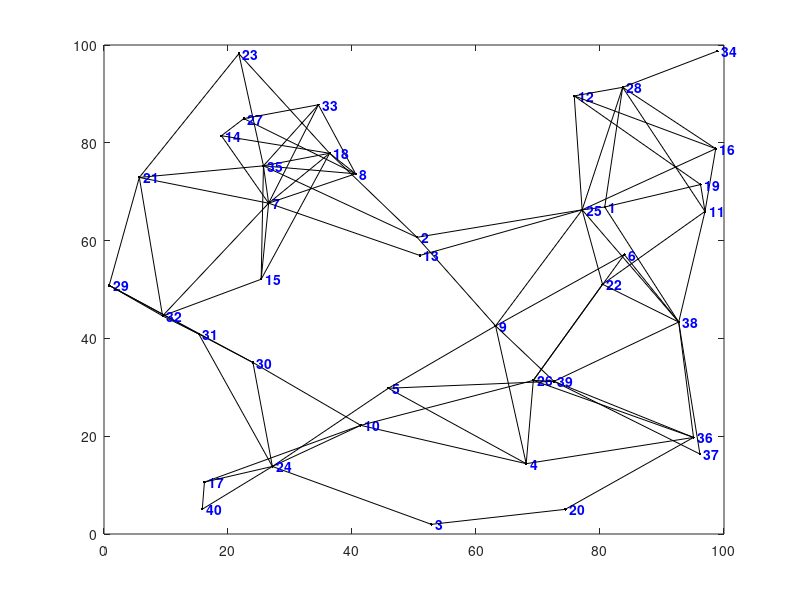

Recreate this plot in MATLAB. (Note: this script raises an error after producing the figure.)
function [dist,path] = dijkstra(nodes,segments,start_id,finish_id)
%DIJKSTRA Calculates the shortest distance and path between points on a map
%   using Dijkstra's Shortest Path Algorithm
% 
% [DIST, PATH] = DIJKSTRA(NODES, SEGMENTS, SID, FID)
%   Calculates the shortest distance and path between start and finish nodes SID and FID
% 
% [DIST, PATH] = DIJKSTRA(NODES, SEGMENTS, SID)
%   Calculates the shortest distances and paths from the starting node SID to all
%     other nodes in the map
% 
% Note:
%     DIJKSTRA is set up so that an example is created if no inputs are provided,
%       but ignores the example and just processes the inputs if they are given.
% 
% Inputs:
%     NODES should be an Nx3 or Nx4 matrix with the format [ID X Y] or [ID X Y Z]
%       where ID is an integer, and X, Y, Z are cartesian position coordinates)
%     SEGMENTS should be an Mx3 matrix with the format [ID N1 N2]
%       where ID is an integer, and N1, N2 correspond to node IDs from NODES list
%       such that there is an [undirected] edge/segment between node N1 and node N2
%     SID should be an integer in the node ID list corresponding with the starting node
%     FID (optional) should be an integer in the node ID list corresponding with the finish
% 
% Outputs:
%     DIST is the shortest Euclidean distance
%       If FID was specified, DIST will be a 1x1 double representing the shortest
%         Euclidean distance between SID and FID along the map segments. DIST will have
%         a value of INF if there are no segments connecting SID and FID.
%       If FID was not specified, DIST will be a 1xN vector representing the shortest
%         Euclidean distance between SID and all other nodes on the map. DIST will have
%         a value of INF for any nodes that cannot be reached along segments of the map.
%     PATH is a list of nodes containing the shortest route
%       If FID was specified, PATH will be a 1xP vector of node IDs from SID to FID.
%         NAN will be returned if there are no segments connecting SID to FID.
%       If FID was not specified, PATH will be a 1xN cell of vectors representing the
%         shortest route from SID to all other nodes on the map. PATH will have a value
%         of NAN for any nodes that cannot be reached along the segments of the map.
% 
% Example:
%     dijkstra; % calculates shortest path and distance between two nodes
%               % on a map of randomly generated nodes and segments
% 
% Example:
%     nodes = [(1:10); 100*rand(2,10)]';
%     segments = [(1:17); floor(1:0.5:9); ceil(2:0.5:10)]';
%     figure; plot(nodes(:,2), nodes(:,3),'k.');
%     hold on;
%     for s = 1:17
%         if (s <= 10) text(nodes(s,2),nodes(s,3),[' ' num2str(s)]); end
%         plot(nodes(segments(s,2:3)',2),nodes(segments(s,2:3)',3),'k');
%     end
%     [d, p] = dijkstra(nodes, segments, 1, 10)
%     for n = 2:length(p)
%         plot(nodes(p(n-1:n),2),nodes(p(n-1:n),3),'r-.','linewidth',2);
%     end
%     hold off;
% 
% Author: Joseph Kirk
% Email: jdkirk630 at gmail dot com
% Release: 1.3
% Release Date: 5/18/07
if (nargin < 3) % SETUP
    % (GENERATE RANDOM EXAMPLE OF NODES AND SEGMENTS IF NOT GIVEN AS INPUTS)
    % Create a random set of nodes/vertices,and connect some of them with
    % edges/segments. Then graph the resulting map.
    num_nodes = 40; L = 100; max_seg_length = 30; ids = (1:num_nodes)';
    nodes = [ids L*rand(num_nodes,2)]; % create random nodes
    h = figure; plot(nodes(:,2),nodes(:,3),'k.') % plot the nodes
    text(nodes(num_nodes,2),nodes(num_nodes,3),...
        [' ' num2str(ids(num_nodes))],'Color','b','FontWeight','b')
    hold on
    num_segs = 0; segments = zeros(num_nodes*(num_nodes-1)/2,3);
    for i = 1:num_nodes-1 % create edges between some of the nodes
        text(nodes(i,2),nodes(i,3),[' ' num2str(ids(i))],'Color','b','FontWeight','b')
        for j = i+1:num_nodes
            d = sqrt(sum((nodes(i,2:3) - nodes(j,2:3)).^2));
            if and(d < max_seg_length,rand < 0.6)
                plot([nodes(i,2) nodes(j,2)],[nodes(i,3) nodes(j,3)],'k.-')
                % add this link to the segments list
                num_segs = num_segs + 1;
                segments(num_segs,:) = [num_segs nodes(i,1) nodes(j,1)];
            end
        end
    end
    segments(num_segs+1:num_nodes*(num_nodes-1)/2,:) = [];
    axis([0 L 0 L])
    % Calculate Shortest Path Using Dijkstra's Algorithm
    % Get random starting/ending nodes,compute the shortest distance and path.
    start_id = ceil(num_nodes*rand); disp(['start id = ' num2str(start_id)]);
    finish_id = ceil(num_nodes*rand); disp(['finish id = ' num2str(finish_id)]);
    [distance,path] = dijkstra(nodes,segments,start_id,finish_id);
    disp(['distance = ' num2str(distance)]); disp(['path = [' num2str(path) ']']);
    % If a Shortest Path exists,Plot it on the Map.
    figure(h)
    for k = 2:length(path)
        m = find(nodes(:,1) == path(k-1));
        n = find(nodes(:,1) == path(k));
        plot([nodes(m,2) nodes(n,2)],[nodes(m,3) nodes(n,3)],'ro-','LineWidth',2);
    end
    title(['Shortest Distance from ' num2str(start_id) ' to ' ...
        num2str(finish_id) ' = ' num2str(distance)])
    hold off
    
else %--------------------------------------------------------------------------
    % MAIN FUNCTION - DIJKSTRA'S ALGORITHM
    
    % initializations
    node_ids = nodes(:,1);
    [num_map_pts,cols] = size(nodes);
    table = sparse(num_map_pts,2);
    shortest_distance = Inf(num_map_pts,1);
    settled = zeros(num_map_pts,1);
    path = num2cell(NaN(num_map_pts,1));
    col = 2;
    pidx = find(start_id == node_ids);
    shortest_distance(pidx) = 0;
    table(pidx,col) = 0;
    settled(pidx) = 1;
    path(pidx) = {start_id};
    if (nargin < 4) % compute shortest path for all nodes
        while_cmd = 'sum(~settled) > 0';
    else % terminate algorithm early
        while_cmd = 'settled(zz) == 0';
        zz = find(finish_id == node_ids);
    end
    while eval(while_cmd)
        % update the table
        table(:,col-1) = table(:,col);
        table(pidx,col) = 0;
        % find neighboring nodes in the segments list
        neighbor_ids = [segments(node_ids(pidx) == segments(:,2),3);
            segments(node_ids(pidx) == segments(:,3),2)];
        % calculate the distances to the neighboring nodes and keep track of the paths
        for k = 1:length(neighbor_ids)
            cidx = find(neighbor_ids(k) == node_ids);
            if ~settled(cidx)
                d = sqrt(sum((nodes(pidx,2:cols) - nodes(cidx,2:cols)).^2));
                if (table(cidx,col-1) == 0) || ...
                        (table(cidx,col-1) > (table(pidx,col-1) + d))
                    table(cidx,col) = table(pidx,col-1) + d;
                    tmp_path = path(pidx);
                    path(cidx) = {[tmp_path{1} neighbor_ids(k)]};
                else
                    table(cidx,col) = table(cidx,col-1);
                end
            end
        end
        % find the minimum non-zero value in the table and save it
        nidx = find(table(:,col));
        ndx = find(table(nidx,col) == min(table(nidx,col)));
        if isempty(ndx)
            break
        else
            pidx = nidx(ndx(1));
            shortest_distance(pidx) = table(pidx,col);
            settled(pidx) = 1;
        end
    end
    if (nargin < 4) % return the distance and path arrays for all of the nodes
        dist = shortest_distance';
        path = path';
    else % return the distance and path for the ending node
        dist = shortest_distance(zz);
        path = path(zz);
        path = path{1};
    end
end

